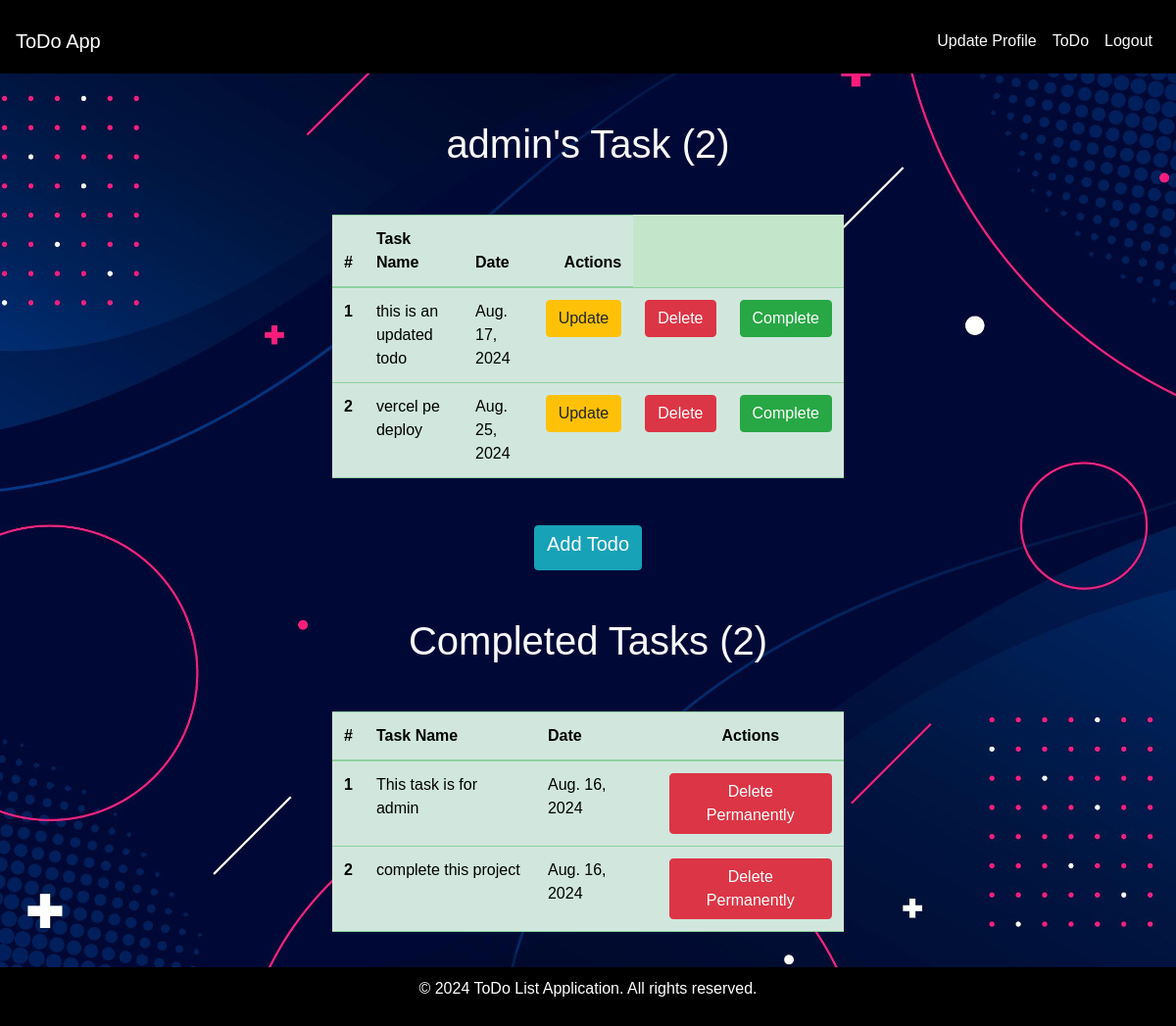
The app's page /todo/ (signed in) with its own data.
### main/models.py (models this page shows, shortened)
class Todo(models.Model):
    user = models.ForeignKey(User, on_delete = models.CASCADE)
    task = models.TextField()
    date = models.DateField()
    is_completed = models.BooleanField(default=False)

### main/views.py (the view)
# urls.py: path("todo/", views.todo, name="todo"),
def todo(request):
    user = request.user
    todos = Todo.objects.all()
    incomplete_todos = todos.filter(is_completed = False, user = user)
    completed_todos = todos.filter(is_completed = True, user = user)
    context = {
        "todos": incomplete_todos,
        "completed_todos": completed_todos,
        "user": user
    }
    return render(request, "todo.html", context)

### templates/todo.html (shortened to what this page needs)
{% extends "base.html" %}
{% load static %}
{% block body %}
<div class="row d-flex justify-content-center m-5">
    <div class="col-6">
        <h1 class="text-light text-center mb-5">{{ user.username }}'s Task ({{ todos.count }})</h1>
        <table class="table table-success table-hover">
            <thead>
              <tr>
                <th scope="col">#</th>
                <th scope="col">Task Name</th>
                <th scope="col">Date</th>
                <th scope="col" class="text-end">Actions</th>
              </tr>
            </thead>
            <tbody>
                {% for todo in todos %}
                <tr>
                    <th scope="row">{{ forloop.counter }}</th>
                    <td> {{ todo.task }} </td>
                    <td> {{ todo.date }} </td>
                    <td><a href="{% url 'update_task' todo.id %}" class="btn btn-warning btn">Update</a></td>
                    <td><a href="{% url 'remove_task' todo.id %}" class="btn btn-danger btn">Delete</a></td>
                    <td><a href="{% url 'complete_task' todo.id %}" class="btn btn-success btn">Complete</a></td>
                </tr>
                {% endfor %}
            </tbody>
        </table>
        <div class="d-flex justify-content-center mt-5 mb-5">
            <a href="{% url 'add_todo' %}" class="btn btn-info"><h5>Add Todo</h5></a>
        </div>
        <h1 class="text-light text-center mb-5">Completed Tasks ({{ completed_todos.count }})</h1>
        <table class="table table-success table-hover mb-5">
            <thead>
              <tr>
                <th scope="col">#</th>
                <th scope="col">Task Name</th>
                <th scope="col">Date</th>
                <th scope="col" class="text-center">Actions</th>
              </tr>
            </thead>
            <tbody>
                {% for todo in completed_todos %}
                <tr>
                    <th scope="row">{{ forloop.counter }}</th>
                    <td> {{ todo.task }} </td>
                    <td> {{ todo.date }} </td>
                    <td><a href="{% url 'remove_task' todo.id %}" class="btn btn-danger btn">Delete Permanently</a></td>
                </tr>
                {% endfor %}
            </tbody>
        </table>
    </div>
</div>
{% endblock %}

### demo_static/css/base.css (style rules this page uses)
body { background: url("/static/images/bg.jpg"); background-size: cover; background-position: center; font-family: "Poppins", sans-serif; display: flex; flex-direction: column; min-height: 100vh; }

### records on screen
Todo: task "this is an updated todo", date "Aug. 17, 2024"
Todo: task "vercel pe deploy", date "Aug. 25, 2024"
Todo: task "This task is for admin", date "Aug. 16, 2024"
Todo: task "complete this project", date "Aug. 16, 2024"

### other values on screen
{{ user.username }} "admin"
{{ todos.count }} "2"
{{ completed_todos.count }} "2"
